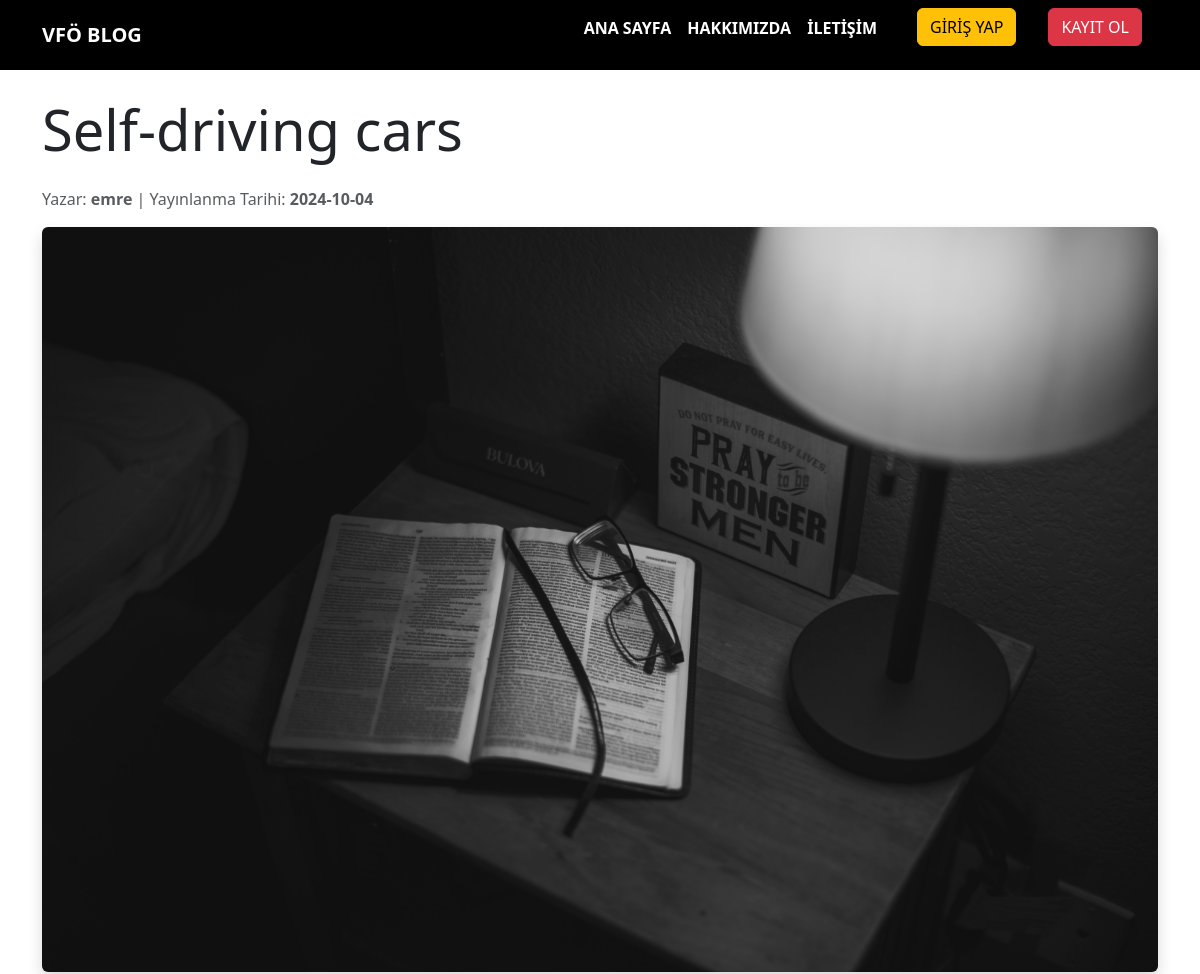
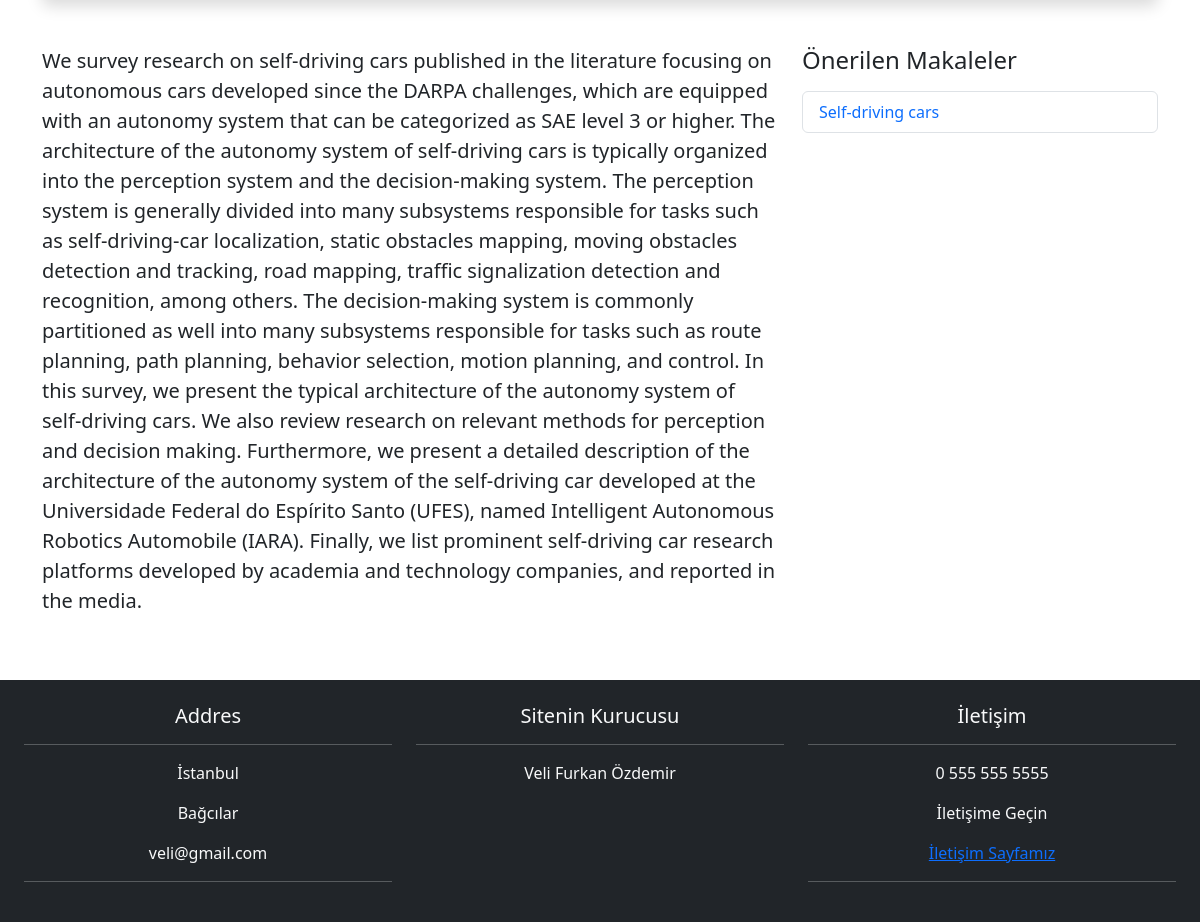
The app's page /pages/icerik.php?id=2 with its own data (2 pictures, top to bottom).
### tables this page shows
CREATE TABLE `post` (
  `id` int(11) NOT NULL,
  `baslik` varchar(255) NOT NULL,
  `icerik` mediumtext NOT NULL,
  `resim` varchar(255) NOT NULL,
  `yazar` varchar(255) NOT NULL,
  `tarih` timestamp NOT NULL DEFAULT current_timestamp()
);

### pages/icerik.php (the view, shortened to what this page needs)
<?php
include("../conn/conn.php");
$id = isset($_GET['id']) ? (int)$_GET['id'] : 0;
$query = "SELECT * FROM post WHERE id = :id";
$stmt = $conn->prepare($query);
$stmt->bindParam(':id', $id);
$stmt->execute();
$post = $stmt->fetch(PDO::FETCH_ASSOC);
?>
<!DOCTYPE html>
<html lang="tr">
<head>
    <link href="https://cdn.jsdelivr.net/npm/bootstrap@5.3.0-alpha1/dist/css/bootstrap.min.css" rel="stylesheet">
</head>
<body>
<?php include("./components/header.php") ?>
  <section class="article-content py-5">
    <div class="container">
      <div class="row">
        <div class="col-12">
          <h1 class="display-4 mb-4 mt-5"><?php echo htmlspecialchars($post['baslik']); ?></h1>
          <p class="text-muted">Yazar: <strong><?php echo htmlspecialchars($post['yazar']); ?></strong> | Yayınlanma Tarihi: <strong><?php echo (new DateTime($post['tarih']))->format('Y-m-d'); ?></strong></p>
        </div>
      </div>
      <div class="row mb-5">
        <div class="col-12">
          <img src="./public/images/<?php echo htmlspecialchars($post['resim']); ?>" alt="Makale Kapak Resmi" class="img-fluid rounded shadow">
        </div>
      </div>
      <div class="row">
      <div class="col-lg-8">
    <article>
        <div class="content-wrapper">
            <p class="lead"><?php echo nl2br(htmlspecialchars($post['icerik'])); ?></p>
        </div>
    </article>
</div>
        <div class="col-lg-4">
    <aside>
        <h4 class="mb-3">Önerilen Makaleler</h4>
        <ul class="list-group">
            <?php
            $query = "SELECT * FROM post ORDER BY tarih DESC LIMIT 5";
            $stmt = $conn->prepare($query);
            $stmt->execute();
            $recommendedPosts = $stmt->fetchAll(PDO::FETCH_ASSOC);
            foreach ($recommendedPosts as $recommendedPost) {
            ?>
                <li class="list-group-item">
                    <a href="./icerik.php?id=<?php echo $recommendedPost['id']; ?>" class="text-decoration-none">
                        <?php echo htmlspecialchars($recommendedPost['baslik']); ?>
                    </a>
                </li>
            <?php
            }
            ?>
        </ul>
    </aside>
</div>
      </div>
    </div>
  </section>
  <?php include("./components/footer.php");?>
</body>
</html>

### pages/icerik.php (style rules this page uses)
.content-wrapper { overflow-wrap: break-word; word-wrap: break-word; white-space: normal; hyphens: auto; }

### records on screen
post: baslik "Self-driving cars", yazar "emre", tarih "2024-10-04", resim (picture), icerik "We survey research on self-driving cars published in the literature focusing on autonomous cars developed since the DARPA challenges, which are equipped with an autonomy system that can be categorized as SAE level 3 or higher. The architecture of the autonomy system of self-driving cars is typically organized into the perception system and the decision-making system. The perception system is generally divided into many subsystems responsible for tasks such as self-driving-car localization, static obstacles mapping, moving obstacles detection and tracking, road mapping, traffic signalization detection and recognition, among others. The decision-making system is commonly partitioned as well…"
